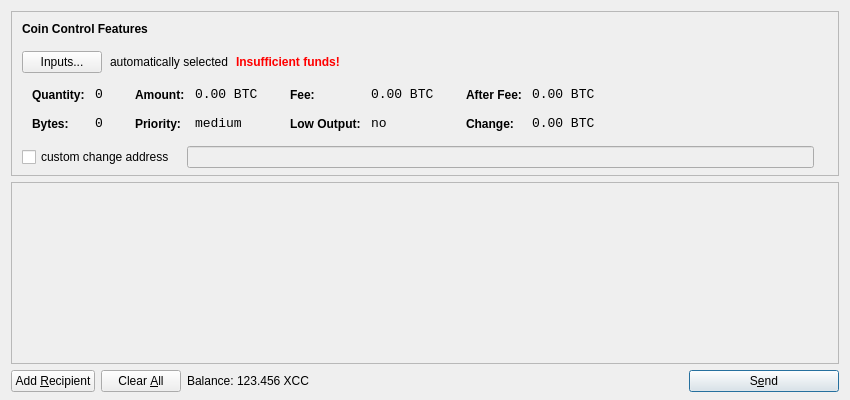
<?xml version="1.0" encoding="UTF-8"?>
<ui version="4.0">
 <class>SendCoinsDialog</class>
 <widget class="QDialog" name="SendCoinsDialog">
  <property name="geometry">
   <rect>
    <x>0</x>
    <y>0</y>
    <width>850</width>
    <height>400</height>
   </rect>
  </property>
  <property name="windowTitle">
   <string>Send Coins</string>
  </property>
  <layout class="QVBoxLayout" name="verticalLayout" stretch="0,1,0">
   <property name="bottomMargin">
    <number>8</number>
   </property>
   <item>
    <widget class="QFrame" name="frameCoinControl">
     <property name="sizePolicy">
      <sizepolicy hsizetype="Expanding" vsizetype="Expanding">
       <horstretch>0</horstretch>
       <verstretch>0</verstretch>
      </sizepolicy>
     </property>
     <property name="maximumSize">
      <size>
       <width>16777215</width>
       <height>16777215</height>
      </size>
     </property>
     <property name="frameShape">
      <enum>QFrame::StyledPanel</enum>
     </property>
     <property name="frameShadow">
      <enum>QFrame::Sunken</enum>
     </property>
     <layout class="QVBoxLayout" name="verticalLayoutCoinControl2">
      <property name="spacing">
       <number>-1</number>
      </property>
      <property name="leftMargin">
       <number>0</number>
      </property>
      <property name="topMargin">
       <number>0</number>
      </property>
      <property name="rightMargin">
       <number>0</number>
      </property>
      <property name="bottomMargin">
       <number>6</number>
      </property>
      <item>
       <layout class="QVBoxLayout" name="verticalLayoutCoinControl" stretch="0,0,0,0,1">
        <property name="spacing">
         <number>0</number>
        </property>
        <property name="leftMargin">
         <number>10</number>
        </property>
        <property name="topMargin">
         <number>10</number>
        </property>
        <item>
         <layout class="QHBoxLayout" name="horizontalLayoutCoinControl1">
          <property name="bottomMargin">
           <number>15</number>
          </property>
          <item>
           <widget class="QLabel" name="labelCoinControlFeatures">
            <property name="sizePolicy">
             <sizepolicy hsizetype="Preferred" vsizetype="Maximum">
              <horstretch>0</horstretch>
              <verstretch>0</verstretch>
             </sizepolicy>
            </property>
            <property name="font">
             <font>
              <weight>75</weight>
              <bold>true</bold>
             </font>
            </property>
            <property name="styleSheet">
             <string notr="true">font-weight:bold;</string>
            </property>
            <property name="text">
             <string>Coin Control Features</string>
            </property>
           </widget>
          </item>
         </layout>
        </item>
        <item>
         <layout class="QHBoxLayout" name="horizontalLayoutCoinControl2" stretch="0,0,0,0">
          <property name="spacing">
           <number>8</number>
          </property>
          <property name="bottomMargin">
           <number>10</number>
          </property>
          <item>
           <widget class="QPushButton" name="pushButtonCoinControl">
            <property name="styleSheet">
             <string notr="true"/>
            </property>
            <property name="text">
             <string>Inputs...</string>
            </property>
           </widget>
          </item>
          <item>
           <widget class="QLabel" name="labelCoinControlAutomaticallySelected">
            <property name="text">
             <string>automatically selected</string>
            </property>
            <property name="margin">
             <number>5</number>
            </property>
           </widget>
          </item>
          <item>
           <widget class="QLabel" name="labelCoinControlInsuffFunds">
            <property name="font">
             <font>
              <weight>75</weight>
              <bold>true</bold>
             </font>
            </property>
            <property name="styleSheet">
             <string notr="true">color:red;font-weight:bold;</string>
            </property>
            <property name="text">
             <string>Insufficient funds!</string>
            </property>
            <property name="margin">
             <number>5</number>
            </property>
           </widget>
          </item>
          <item>
           <spacer name="horizontalSpacerCoinControl">
            <property name="orientation">
             <enum>Qt::Horizontal</enum>
            </property>
            <property name="sizeHint" stdset="0">
             <size>
              <width>40</width>
              <height>1</height>
             </size>
            </property>
           </spacer>
          </item>
         </layout>
        </item>
        <item>
         <widget class="QWidget" name="widgetCoinControl" native="true">
          <property name="sizePolicy">
           <sizepolicy hsizetype="Preferred" vsizetype="Preferred">
            <horstretch>0</horstretch>
            <verstretch>0</verstretch>
           </sizepolicy>
          </property>
          <property name="minimumSize">
           <size>
            <width>0</width>
            <height>0</height>
           </size>
          </property>
          <property name="styleSheet">
           <string notr="true"/>
          </property>
          <layout class="QHBoxLayout" name="horizontalLayoutCoinControl5">
           <property name="margin">
            <number>0</number>
           </property>
           <item>
            <layout class="QHBoxLayout" name="horizontalLayoutCoinControl3" stretch="0,0,0,1">
             <property name="spacing">
              <number>20</number>
             </property>
             <property name="topMargin">
              <number>0</number>
             </property>
             <property name="bottomMargin">
              <number>10</number>
             </property>
             <item>
              <layout class="QFormLayout" name="formLayoutCoinControl1">
               <property name="horizontalSpacing">
                <number>10</number>
               </property>
               <property name="verticalSpacing">
                <number>14</number>
               </property>
               <property name="leftMargin">
                <number>10</number>
               </property>
               <property name="topMargin">
                <number>4</number>
               </property>
               <property name="rightMargin">
                <number>6</number>
               </property>
               <item row="0" column="0">
                <widget class="QLabel" name="labelCoinControlQuantityText">
                 <property name="styleSheet">
                  <string notr="true">font-weight:bold;</string>
                 </property>
                 <property name="text">
                  <string>Quantity:</string>
                 </property>
                 <property name="margin">
                  <number>0</number>
                 </property>
                </widget>
               </item>
               <item row="0" column="1">
                <widget class="QLabel" name="labelCoinControlQuantity">
                 <property name="font">
                  <font>
                   <family>Monospace</family>
                   <pointsize>10</pointsize>
                  </font>
                 </property>
                 <property name="cursor">
                  <cursorShape>IBeamCursor</cursorShape>
                 </property>
                 <property name="contextMenuPolicy">
                  <enum>Qt::ActionsContextMenu</enum>
                 </property>
                 <property name="text">
                  <string notr="true">0</string>
                 </property>
                 <property name="margin">
                  <number>0</number>
                 </property>
                 <property name="textInteractionFlags">
                  <set>Qt::LinksAccessibleByMouse|Qt::TextSelectableByKeyboard|Qt::TextSelectableByMouse</set>
                 </property>
                </widget>
               </item>
               <item row="1" column="0">
                <widget class="QLabel" name="labelCoinControlBytesText">
                 <property name="styleSheet">
                  <string notr="true">font-weight:bold;</string>
                 </property>
                 <property name="text">
                  <string>Bytes:</string>
                 </property>
                </widget>
               </item>
               <item row="1" column="1">
                <widget class="QLabel" name="labelCoinControlBytes">
                 <property name="font">
                  <font>
                   <family>Monospace</family>
                   <pointsize>10</pointsize>
                  </font>
                 </property>
                 <property name="cursor">
                  <cursorShape>IBeamCursor</cursorShape>
                 </property>
                 <property name="contextMenuPolicy">
                  <enum>Qt::ActionsContextMenu</enum>
                 </property>
                 <property name="text">
                  <string notr="true">0</string>
                 </property>
                 <property name="textInteractionFlags">
                  <set>Qt::LinksAccessibleByMouse|Qt::TextSelectableByKeyboard|Qt::TextSelectableByMouse</set>
                 </property>
                </widget>
               </item>
              </layout>
             </item>
             <item>
              <layout class="QFormLayout" name="formLayoutCoinControl2">
               <property name="horizontalSpacing">
                <number>10</number>
               </property>
               <property name="verticalSpacing">
                <number>14</number>
               </property>
               <property name="leftMargin">
                <number>6</number>
               </property>
               <property name="topMargin">
                <number>4</number>
               </property>
               <property name="rightMargin">
                <number>6</number>
               </property>
               <item row="0" column="0">
                <widget class="QLabel" name="labelCoinControlAmountText">
                 <property name="styleSheet">
                  <string notr="true">font-weight:bold;</string>
                 </property>
                 <property name="text">
                  <string>Amount:</string>
                 </property>
                 <property name="margin">
                  <number>0</number>
                 </property>
                </widget>
               </item>
               <item row="0" column="1">
                <widget class="QLabel" name="labelCoinControlAmount">
                 <property name="font">
                  <font>
                   <family>Monospace</family>
                   <pointsize>10</pointsize>
                  </font>
                 </property>
                 <property name="cursor">
                  <cursorShape>IBeamCursor</cursorShape>
                 </property>
                 <property name="contextMenuPolicy">
                  <enum>Qt::ActionsContextMenu</enum>
                 </property>
                 <property name="text">
                  <string notr="true">0.00 BTC</string>
                 </property>
                 <property name="textInteractionFlags">
                  <set>Qt::LinksAccessibleByMouse|Qt::TextSelectableByKeyboard|Qt::TextSelectableByMouse</set>
                 </property>
                </widget>
               </item>
               <item row="1" column="0">
                <widget class="QLabel" name="labelCoinControlPriorityText">
                 <property name="styleSheet">
                  <string notr="true">font-weight:bold;</string>
                 </property>
                 <property name="text">
                  <string>Priority:</string>
                 </property>
                </widget>
               </item>
               <item row="1" column="1">
                <widget class="QLabel" name="labelCoinControlPriority">
                 <property name="font">
                  <font>
                   <family>Monospace</family>
                   <pointsize>10</pointsize>
                  </font>
                 </property>
                 <property name="cursor">
                  <cursorShape>IBeamCursor</cursorShape>
                 </property>
                 <property name="contextMenuPolicy">
                  <enum>Qt::ActionsContextMenu</enum>
                 </property>
                 <property name="text">
                  <string>medium</string>
                 </property>
                 <property name="textInteractionFlags">
                  <set>Qt::LinksAccessibleByMouse|Qt::TextSelectableByKeyboard|Qt::TextSelectableByMouse</set>
                 </property>
                </widget>
               </item>
              </layout>
             </item>
             <item>
              <layout class="QFormLayout" name="formLayoutCoinControl3">
               <property name="horizontalSpacing">
                <number>10</number>
               </property>
               <property name="verticalSpacing">
                <number>14</number>
               </property>
               <property name="leftMargin">
                <number>6</number>
               </property>
               <property name="topMargin">
                <number>4</number>
               </property>
               <property name="rightMargin">
                <number>6</number>
               </property>
               <item row="0" column="0">
                <widget class="QLabel" name="labelCoinControlFeeText">
                 <property name="styleSheet">
                  <string notr="true">font-weight:bold;</string>
                 </property>
                 <property name="text">
                  <string>Fee:</string>
                 </property>
                 <property name="margin">
                  <number>0</number>
                 </property>
                </widget>
               </item>
               <item row="0" column="1">
                <widget class="QLabel" name="labelCoinControlFee">
                 <property name="font">
                  <font>
                   <family>Monospace</family>
                   <pointsize>10</pointsize>
                  </font>
                 </property>
                 <property name="cursor">
                  <cursorShape>IBeamCursor</cursorShape>
                 </property>
                 <property name="contextMenuPolicy">
                  <enum>Qt::ActionsContextMenu</enum>
                 </property>
                 <property name="text">
                  <string notr="true">0.00 BTC</string>
                 </property>
                 <property name="textInteractionFlags">
                  <set>Qt::LinksAccessibleByMouse|Qt::TextSelectableByKeyboard|Qt::TextSelectableByMouse</set>
                 </property>
                </widget>
               </item>
               <item row="1" column="0">
                <widget class="QLabel" name="labelCoinControlLowOutputText">
                 <property name="styleSheet">
                  <string notr="true">font-weight:bold;</string>
                 </property>
                 <property name="text">
                  <string>Low Output:</string>
                 </property>
                </widget>
               </item>
               <item row="1" column="1">
                <widget class="QLabel" name="labelCoinControlLowOutput">
                 <property name="font">
                  <font>
                   <family>Monospace</family>
                   <pointsize>10</pointsize>
                  </font>
                 </property>
                 <property name="cursor">
                  <cursorShape>IBeamCursor</cursorShape>
                 </property>
                 <property name="contextMenuPolicy">
                  <enum>Qt::ActionsContextMenu</enum>
                 </property>
                 <property name="text">
                  <string>no</string>
                 </property>
                 <property name="textInteractionFlags">
                  <set>Qt::LinksAccessibleByMouse|Qt::TextSelectableByKeyboard|Qt::TextSelectableByMouse</set>
                 </property>
                </widget>
               </item>
              </layout>
             </item>
             <item>
              <layout class="QFormLayout" name="formLayoutCoinControl4">
               <property name="horizontalSpacing">
                <number>10</number>
               </property>
               <property name="verticalSpacing">
                <number>14</number>
               </property>
               <property name="leftMargin">
                <number>6</number>
               </property>
               <property name="topMargin">
                <number>4</number>
               </property>
               <property name="rightMargin">
                <number>6</number>
               </property>
               <item row="0" column="0">
                <widget class="QLabel" name="labelCoinControlAfterFeeText">
                 <property name="styleSheet">
                  <string notr="true">font-weight:bold;</string>
                 </property>
                 <property name="text">
                  <string>After Fee:</string>
                 </property>
                 <property name="margin">
                  <number>0</number>
                 </property>
                </widget>
               </item>
               <item row="0" column="1">
                <widget class="QLabel" name="labelCoinControlAfterFee">
                 <property name="font">
                  <font>
                   <family>Monospace</family>
                   <pointsize>10</pointsize>
                  </font>
                 </property>
                 <property name="cursor">
                  <cursorShape>IBeamCursor</cursorShape>
                 </property>
                 <property name="contextMenuPolicy">
                  <enum>Qt::ActionsContextMenu</enum>
                 </property>
                 <property name="text">
                  <string notr="true">0.00 BTC</string>
                 </property>
                 <property name="textInteractionFlags">
                  <set>Qt::LinksAccessibleByMouse|Qt::TextSelectableByKeyboard|Qt::TextSelectableByMouse</set>
                 </property>
                </widget>
               </item>
               <item row="1" column="0">
                <widget class="QLabel" name="labelCoinControlChangeText">
                 <property name="styleSheet">
                  <string notr="true">font-weight:bold;</string>
                 </property>
                 <property name="text">
                  <string>Change:</string>
                 </property>
                </widget>
               </item>
               <item row="1" column="1">
                <widget class="QLabel" name="labelCoinControlChange">
                 <property name="font">
                  <font>
                   <family>Monospace</family>
                   <pointsize>10</pointsize>
                  </font>
                 </property>
                 <property name="cursor">
                  <cursorShape>IBeamCursor</cursorShape>
                 </property>
                 <property name="contextMenuPolicy">
                  <enum>Qt::ActionsContextMenu</enum>
                 </property>
                 <property name="text">
                  <string notr="true">0.00 BTC</string>
                 </property>
                 <property name="textInteractionFlags">
                  <set>Qt::LinksAccessibleByMouse|Qt::TextSelectableByKeyboard|Qt::TextSelectableByMouse</set>
                 </property>
                </widget>
               </item>
              </layout>
             </item>
            </layout>
           </item>
          </layout>
         </widget>
        </item>
        <item>
         <layout class="QHBoxLayout" name="horizontalLayoutCoinControl4" stretch="0,0,0">
          <property name="spacing">
           <number>12</number>
          </property>
          <property name="sizeConstraint">
           <enum>QLayout::SetDefaultConstraint</enum>
          </property>
          <property name="topMargin">
           <number>5</number>
          </property>
          <property name="rightMargin">
           <number>5</number>
          </property>
          <item>
           <widget class="QCheckBox" name="checkBoxCoinControlChange">
            <property name="text">
             <string>custom change address</string>
            </property>
           </widget>
          </item>
          <item>
           <widget class="QLineEdit" name="lineEditCoinControlChange">
            <property name="enabled">
             <bool>false</bool>
            </property>
            <property name="sizePolicy">
             <sizepolicy hsizetype="Expanding" vsizetype="Fixed">
              <horstretch>0</horstretch>
              <verstretch>0</verstretch>
             </sizepolicy>
            </property>
           </widget>
          </item>
          <item>
           <widget class="QLabel" name="labelCoinControlChangeLabel">
            <property name="sizePolicy">
             <sizepolicy hsizetype="Preferred" vsizetype="Expanding">
              <horstretch>0</horstretch>
              <verstretch>0</verstretch>
             </sizepolicy>
            </property>
            <property name="minimumSize">
             <size>
              <width>0</width>
              <height>0</height>
             </size>
            </property>
            <property name="text">
             <string/>
            </property>
            <property name="margin">
             <number>3</number>
            </property>
           </widget>
          </item>
         </layout>
        </item>
        <item>
         <spacer name="verticalSpacerCoinControl">
          <property name="orientation">
           <enum>Qt::Vertical</enum>
          </property>
          <property name="sizeHint" stdset="0">
           <size>
            <width>800</width>
            <height>1</height>
           </size>
          </property>
         </spacer>
        </item>
       </layout>
      </item>
     </layout>
    </widget>
   </item>
   <item>
    <widget class="QScrollArea" name="scrollArea">
     <property name="widgetResizable">
      <bool>true</bool>
     </property>
     <widget class="QWidget" name="scrollAreaWidgetContents">
      <property name="geometry">
       <rect>
        <x>0</x>
        <y>0</y>
        <width>830</width>
        <height>165</height>
       </rect>
      </property>
      <layout class="QVBoxLayout" name="verticalLayout_2">
       <property name="margin">
        <number>0</number>
       </property>
       <item>
        <layout class="QVBoxLayout" name="entries">
         <property name="spacing">
          <number>6</number>
         </property>
        </layout>
       </item>
       <item>
        <spacer name="verticalSpacer">
         <property name="orientation">
          <enum>Qt::Vertical</enum>
         </property>
         <property name="sizeHint" stdset="0">
          <size>
           <width>20</width>
           <height>40</height>
          </size>
         </property>
        </spacer>
       </item>
      </layout>
     </widget>
    </widget>
   </item>
   <item>
    <layout class="QHBoxLayout" name="horizontalLayout">
     <item>
      <widget class="QPushButton" name="addButton">
       <property name="toolTip">
        <string>Send to multiple recipients at once</string>
       </property>
       <property name="text">
        <string>Add &amp;Recipient</string>
       </property>
       <property name="icon">
        <iconset resource="../bitcoin.qrc">
         <normaloff>:/icons/add</normaloff>:/icons/add</iconset>
       </property>
       <property name="autoDefault">
        <bool>false</bool>
       </property>
      </widget>
     </item>
     <item>
      <widget class="QPushButton" name="clearButton">
       <property name="sizePolicy">
        <sizepolicy hsizetype="Minimum" vsizetype="Fixed">
         <horstretch>0</horstretch>
         <verstretch>0</verstretch>
        </sizepolicy>
       </property>
       <property name="toolTip">
        <string>Remove all transaction fields</string>
       </property>
       <property name="text">
        <string>Clear &amp;All</string>
       </property>
       <property name="icon">
        <iconset resource="../bitcoin.qrc">
         <normaloff>:/icons/remove</normaloff>:/icons/remove</iconset>
       </property>
       <property name="autoRepeatDelay">
        <number>300</number>
       </property>
       <property name="autoDefault">
        <bool>false</bool>
       </property>
      </widget>
     </item>
     <item>
      <layout class="QHBoxLayout" name="horizontalLayout_2">
       <property name="spacing">
        <number>3</number>
       </property>
       <item>
        <widget class="QLabel" name="label">
         <property name="text">
          <string>Balance:</string>
         </property>
        </widget>
       </item>
       <item>
        <widget class="QLabel" name="labelBalance">
         <property name="cursor">
          <cursorShape>IBeamCursor</cursorShape>
         </property>
         <property name="text">
          <string>123.456 XCC</string>
         </property>
         <property name="textInteractionFlags">
          <set>Qt::LinksAccessibleByMouse|Qt::TextSelectableByKeyboard|Qt::TextSelectableByMouse</set>
         </property>
        </widget>
       </item>
      </layout>
     </item>
     <item>
      <spacer name="horizontalSpacer">
       <property name="orientation">
        <enum>Qt::Horizontal</enum>
       </property>
       <property name="sizeHint" stdset="0">
        <size>
         <width>40</width>
         <height>20</height>
        </size>
       </property>
      </spacer>
     </item>
     <item>
      <widget class="QPushButton" name="sendButton">
       <property name="minimumSize">
        <size>
         <width>150</width>
         <height>0</height>
        </size>
       </property>
       <property name="toolTip">
        <string>Confirm the send action</string>
       </property>
       <property name="text">
        <string>S&amp;end</string>
       </property>
       <property name="icon">
        <iconset resource="../bitcoin.qrc">
         <normaloff>:/icons/send</normaloff>:/icons/send</iconset>
       </property>
       <property name="default">
        <bool>true</bool>
       </property>
      </widget>
     </item>
    </layout>
   </item>
  </layout>
 </widget>
 <resources>
  <include location="../bitcoin.qrc"/>
 </resources>
 <connections/>
</ui>
